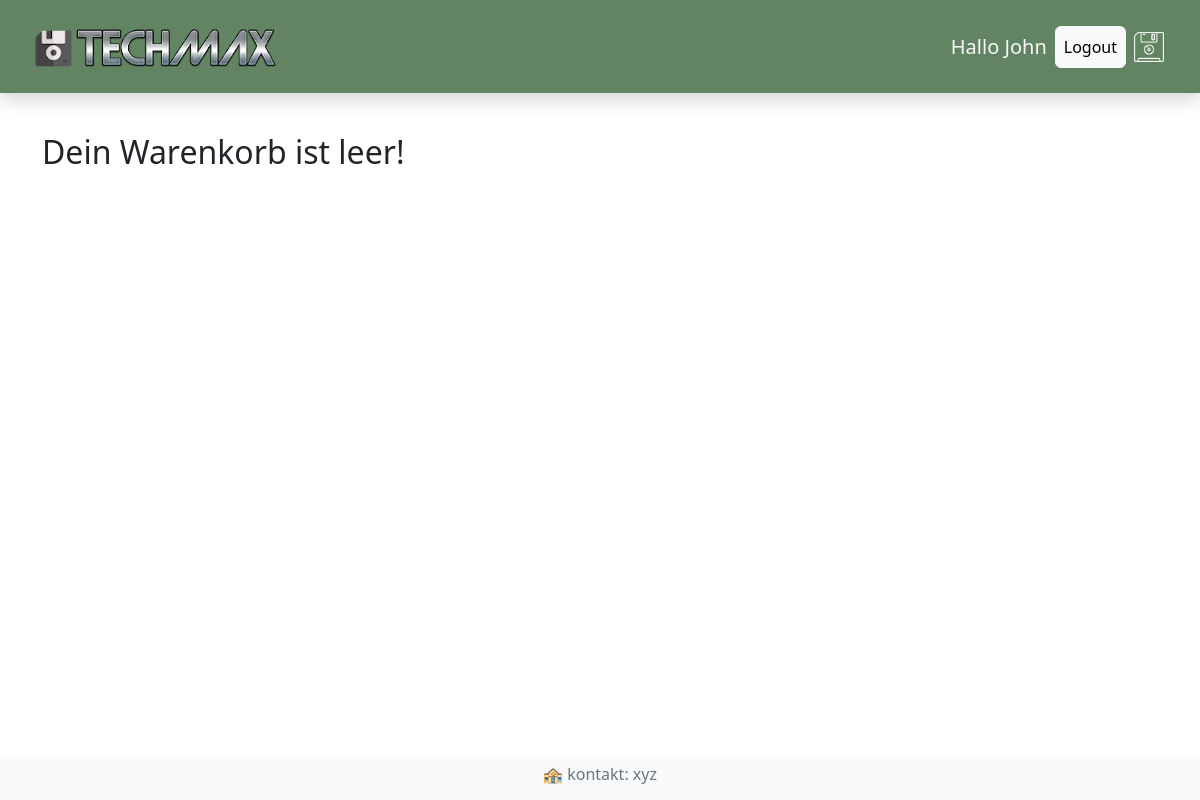
Before: /warenkorb/ (signed in) with the older database file.
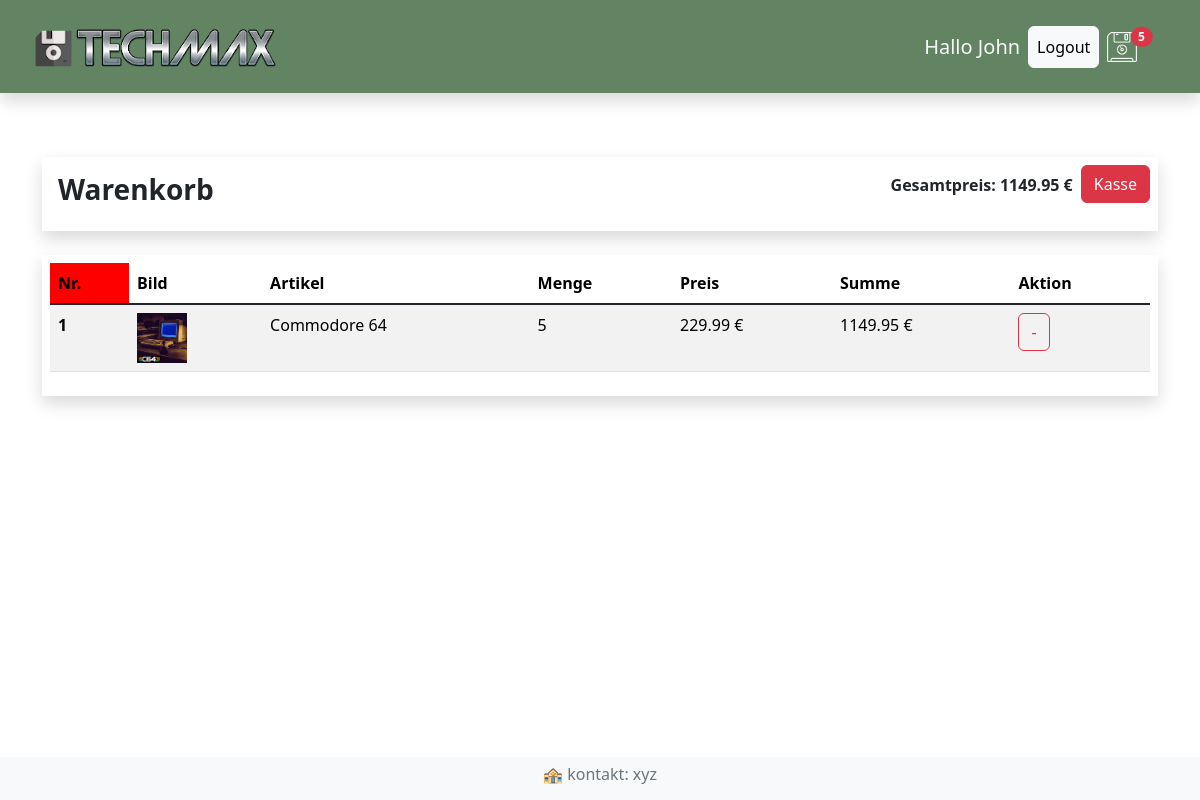
After: the same page with the newer database file.
### shop/models.py (models this page shows, shortened)
class Bestellung(models.Model):
    kunde = models.ForeignKey(Kunde, on_delete=models.SET_NULL, null=True, blank=True)
    bestelldatum = models.DateTimeField(auto_now_add=True)
    erledigt = models.BooleanField(default=False, null=True, blank=True)
    auftrags_id = models.CharField(max_length=200, null=True, blank=True)
    @property
    def gesamt_summe(self):
        bestellteartikels = self.bestellteartikel_set.all()
        gesamtpreis = sum(artikel.get_summe for artikel in bestellteartikels)
        return gesamtpreis
    @property
    def gesamt_menge(self):
        bestellteartikels = self.bestellteartikel_set.all()
        gesamtmenge = sum(artikel.menge for artikel in bestellteartikels)
        return gesamtmenge

class BestellteArtikel(models.Model):
    artikel = models.ForeignKey(Artikel, on_delete=models.SET_NULL, null=True, blank=True)
    bestellung = models.ForeignKey(Bestellung, on_delete=models.SET_NULL, null=True, blank=True)
    menge = models.IntegerField(default=0, null=True, blank=True)
    datum = models.DateTimeField(auto_now_add=True)
    @property
    def get_summe(self):
        summe = self.artikel.preis * self.menge
        return summe

class Artikel(models.Model):
     name = models.CharField(max_length=200, null=True)
     beschreibung = models.TextField(null=True, blank=True)
     preis = models.DecimalField(max_digits=6, decimal_places=2)
     bild = models.ImageField(upload_to="artikelbilder/", null=True, blank=True)

### shop/views.py (the view)
# urls.py: path("warenkorb/", views.warenkorb, name="warenkorb"),
def warenkorb(request):
    if request.user.is_authenticated:
        kunde = request.user.kunde
        bestellung, created = Bestellung.objects.get_or_create(kunde=kunde, erledigt=False)
        artikels = bestellung.bestellteartikel_set.all()
    else:
       cookieDaten = gastCookie(request)
       artikels = cookieDaten["artikels"]
       bestellung = cookieDaten["bestellung"]
    ctx = {"artikels": artikels, "bestellung": bestellung}
    return render(request, "shop/warenkorb.html", ctx)

### shop/context_processors.py (called while the page is built, shortened)
def warenkorb_anzahl(request):
    if request.user.is_authenticated:
         kunde = request.user.kunde
         bestellung, created= Bestellung.objects.get_or_create(kunde=kunde, erledigt=False)
         if bestellung:
             menge = bestellung.gesamt_menge
         else:
            menge =0
    return {"menge": menge}

### shop/templates/shop/warenkorb.html
{% extends "shop/index.html" %}
{% load static %}
{% block content %}
{% if artikels %}
  <div class="row mt-4">
    <div class="col-12">
      <div class="shadow p-2 mb-4">
        <div class="d-flex">
          <h3 class="me-auto fw-bold p-2">Warenkorb</h3>
          <p class="fw-bold p-2">Gesamtpreis: {{bestellung.gesamt_summe|floatformat:2}} €</p>
          <p>
            <a href="{% url 'kasse' %}" class="btn btn-danger">Kasse</a>
          </p>
        </div>
      </div>
    </div>
    <div class="col-12">
      <div class="shadow p-2 mb-4">
        <table class="table table-striped table-hover">
          <thead class="table-title" style="background-color: red;">
            <tr>
              <th scope="col" style="background-color:red;">Nr.</th>
              <th scope="col">Bild</th>
              <th scope="col">Artikel</th>
              <th scope="col">Menge</th>
              <th scope="col">Preis</th>
              <th scope="col">Summe</th>
              <th scope="col">Aktion</th>
            </tr>
          </thead>
          <tbody class="table-group-divider">
            {% for artikel in artikels %}
              <tr>
                <th scope="row">{{forloop.counter}}</th>
                <td>
                  {% if artikel.artikel.bild %}
                    <img src="{% static artikel.artikel.bild %}" alt="" width="50" height="50">
                  {% else %}
                    <img src="{% static 'bilder/dummy.jpg' %}" alt="" width="50" height="50">
                  {% endif %}
                </td>
                <td>{{artikel.artikel.name}}</td>
                <td>{{artikel.menge}}</td>
                <td>{{artikel.artikel.preis|floatformat:2}} €</td>
                <td>{{artikel.get_summe|floatformat:2}} €</td>
                <td>
                  <button data-artikel={{artikel.artikel.id}} data-action="entfernen"
                    class="btn btn-outline-danger warenkorb-bestellen">-</button>
                </td>
              </tr>
            {% endfor %}
          </tbody>
        </table>
      </div>
    </div>
  </div>
{% else %}
  <h2>Dein Warenkorb ist leer!</h2>
{% endif %}
{% endblock content %}

### shop/templates/shop/menu.html
{% load static%}
<nav class="navbar shadow p-3 mb-4 sticky-top" style="background-color:rgb(98, 132, 98)">
  <div class="container-fluid">
    <a class="navbar-brand link-light" href="{% url 'shop' %}">
        <img src="{% static 'bilder/logo-1.png' %}" alt="Logo von der Firma Techmax">
    </a>
      <div class="navbar-nav">
        <div class="d-flex align-items-center">
          <h5 class="text-light m-2">Hallo {{request.user|title}}</h5>
          {% if request.user.is_authenticated %}
           <a class=" btn btn-light p-2" href="{% url 'logout' %}">Logout</a>
          {% else %}
          {% comment %} Login Button: {% endcomment %}
          <a class="btn btn-light p-2" href="{% url 'login' %}">Login</a>
         {% endif %}
        <a class="nav-link link-light p-2" href="{% url 'warenkorb' %}">
            <img src="{% static 'bilder/floppy.png' %}" alt="">
            {% if menge >= 1%}
            <span class="badge rounded-pill bg-danger position-absolut top-25 start-25 translate-middle">
              {{menge}}
            </span>
            {% endif %}
        </a>
      </div>
    </div>
 </div>
</nav>

Changed rows visible on the page:
now on this page (row unchanged): Bestellung: gesamt_summe "1149.95"
added BestellteArtikel: artikel.bild (picture), artikel.name "Commodore 64", menge "5", artikel.preis "229.99", get_summe "1149.95"
Other visible differences:
{{ menge }}: (not shown) → "5"
text no longer shown: "Dein Warenkorb ist leer!"
text now shown: "Warenkorb Gesamtpreis: € Kasse Nr. Bild Artikel Menge Preis Summe Aktion"
